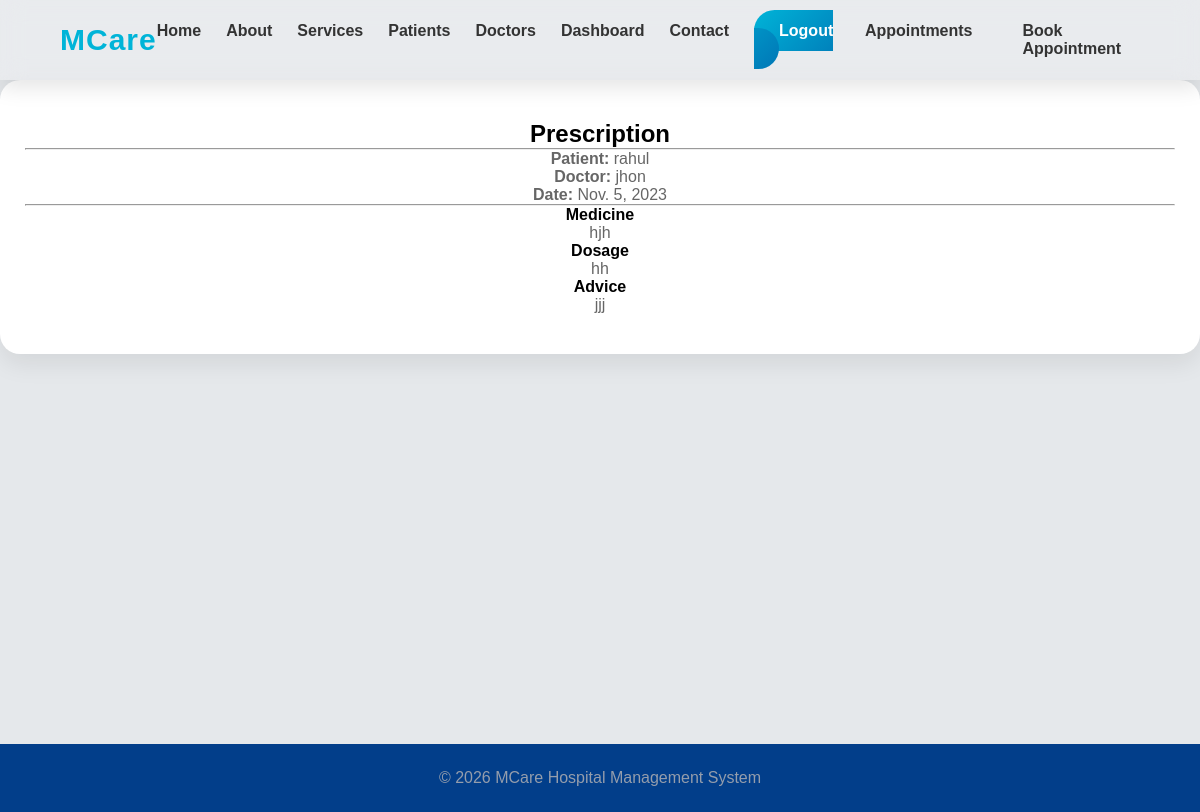
Screenshot of /prescription/view/8/ (signed in) with the database file from the repository.
### hospital/models.py (models this page shows, shortened)
class Appointment(models.Model):
    STATUS_CHOICES = (
        ('Pending', 'Pending'),
        ('Approved', 'Approved'),
        ('Rejected', 'Rejected'),
    )
    patient = models.ForeignKey(
        Patient,
        on_delete=models.CASCADE
    )
    doctor = models.ForeignKey(
        Doctor,
        on_delete=models.CASCADE
    )
    appointment_date = models.DateField()
    appointment_time = models.TimeField()
    reason = models.TextField()
    medical_report = models.FileField(
        upload_to='medical_reports/',
        blank=True,
        null=True
    )
    status = models.CharField(
        max_length=20,
        choices=STATUS_CHOICES,
        default='Pending'
    )
    created_at = models.DateTimeField(auto_now_add=True)

class Patient(models.Model):
    user = models.OneToOneField(
        CustomUser,
        on_delete=models.CASCADE,
        limit_choices_to={'role': 'patient'}
    )
    age = models.PositiveIntegerField()
    gender = models.CharField(max_length=20)
    phone = models.CharField(max_length=15)

class CustomUser(AbstractUser):
    ROLE_CHOICES = (
        ('doctor', 'Doctor'),
        ('patient', 'Patient'),
    )
    role = models.CharField(
        max_length=20,
        choices=ROLE_CHOICES,
        default='patient'
    )

class Doctor(models.Model):
    user = models.OneToOneField(
        CustomUser,
        on_delete=models.CASCADE,
        limit_choices_to={'role': 'doctor'}
    )
    specialization = models.CharField(max_length=100)
    phone = models.CharField(max_length=15)

class Prescription(models.Model):
    appointment = models.OneToOneField(
        Appointment,
        on_delete=models.CASCADE
    )
    medicine = models.TextField(blank=True, null=True)
    dosage = models.TextField(blank=True, null=True)
    advice = models.TextField(blank=True, null=True)
    created_at = models.DateTimeField(auto_now_add=True)

### hospital/views.py (the view)
@login_required(login_url="login")
def view_prescription(request, id):
    appointment = get_object_or_404(Appointment, id=id)
    prescription = get_object_or_404(Prescription, appointment=appointment)
    if request.user.role == "doctor":
        if appointment.doctor.user != request.user:
            return redirect("home")
    elif request.user.role == "patient":
        if appointment.patient.user != request.user:
            return redirect("home")
    else:
        return redirect("home")
    return render(
        request,
        "prescription/view_prescription.html",
        {
            "appointment": appointment,
            "prescription": prescription,
        },
    )

### templates/prescription/view_prescription.html
{% extends "base.html" %}
{% block content %}
<div class="container mt-5">
    <div class="card shadow p-4">
        <h2>Prescription</h2>
        <hr>
        <p><strong>Patient:</strong>
            {{ appointment.patient.user.username }}
        </p>
        <p><strong>Doctor:</strong>
            {{ appointment.doctor.user.username }}
        </p>
        <p><strong>Date:</strong>
            {{ appointment.appointment_date }}
        </p>
        <hr>
        <h4>Medicine</h4>
        <p>{{ prescription.medicine }}</p>
        <h4>Dosage</h4>
        <p>{{ prescription.dosage }}</p>
        <h4>Advice</h4>
        <p>{{ prescription.advice }}</p>
    </div>
</div>
{% endblock %}

### static/css/style.css (style rules this page uses)
* { margin:0; padding:0; box-sizing:border-box; font-family:'Poppins',sans-serif; }
body { background:#e5e8eb; padding-top:80px; }
h1,h2,h3 { font-weight:700; }

### static/css/hero_section.css (style rules this page uses)
* { margin:0; padding:0; box-sizing:border-box; font-family:'Poppins',sans-serif; }

### static/css/card_section.css (style rules this page uses)
.card { background:white; border-radius:20px; padding:35px; text-align:center; box-shadow:0 10px 30px rgba(0,0,0,.08); transition:.4s; }
.card p { color:#666; }

### static/css/footer.css (style rules this page uses)
.card { background:white; border-radius:20px; padding:40px 25px; text-align:center; box-shadow:0 10px 25px rgba(0,0,0,.08); transition:.4s; }
.card p { color:#666; }

### rows the page displays
Appointment: patient.user.username "rahul", doctor.user.username "jhon", appointment_date "Nov. 5, 2023"
Prescription: medicine "hjh", dosage "hh", advice "jjj"
